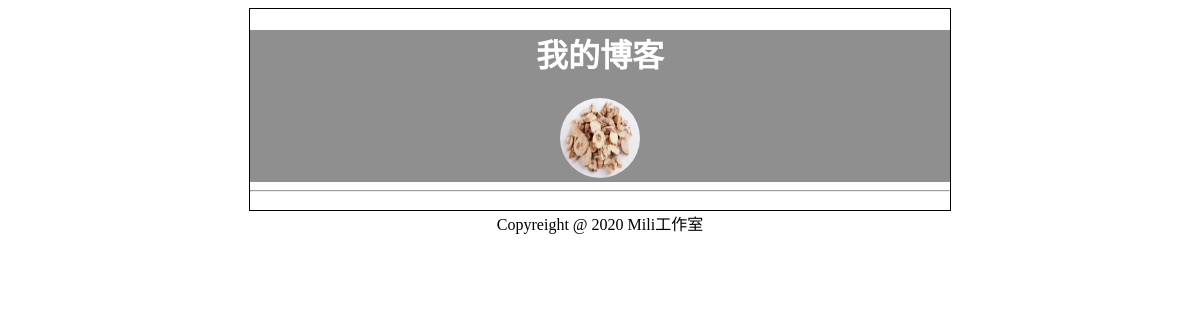
Before: / with the older database file.
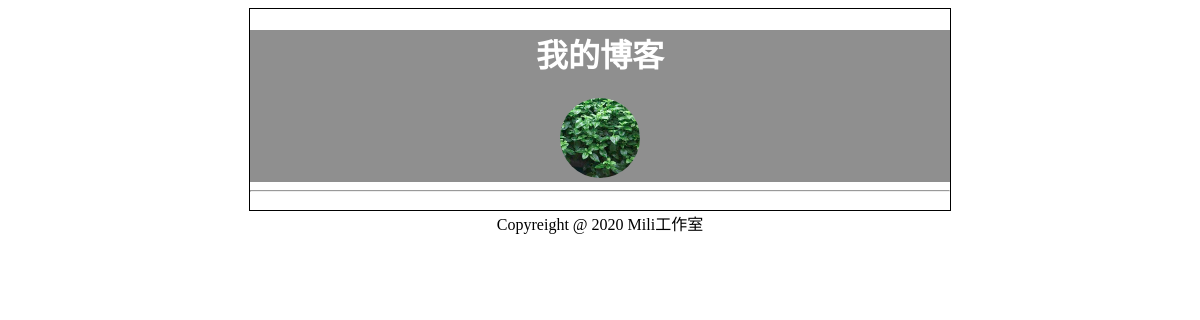
After: the same page with the newer database file.
### myblog/models.py (models this page shows)
class Siteinfo(models.Model):
    title = models.CharField(max_length=50,null=True,blank=True)
    logo = models.ImageField(upload_to='logo/',null=True,blank=True)
    def __str__(self):
        return self.title

### myblog/views.py (the view)
# urls.py: path('',views.index),
def index(request):
    print('开始读取数据')
    siteinfo = Siteinfo.objects.all()[0]
    print(siteinfo)
    print(siteinfo.title)
    print(siteinfo.logo)
    classes=Classes.objects.all()
    userlist = Userinfo.objects.all()
    data = {
        "siteinfo":siteinfo,
        "classes" :classes,
        "userlist":userlist
    }
    return render(request,'index.html',data)

### myblog/templates/index.html (shortened to what this page needs)
<!DOCTYPE html>
<html lang="en">
<head>
    <link rel="stylesheet" href="/static/css/mystyle.css">
</head>
<body>
    <center>
    <div  id="home">
     <div class="header">
        <h1>{{siteinfo.title}}</h1>
        <img src="/upload/{{siteinfo.logo}}" alt="">
     </div>
    <hr/>
      <div class="content">
        <div class="menu">
       </div>
        </div>
      </div>
    <div class="foot">
     Copyreight @ 2020 Mili工作室
    </div>
    </center>
</body>
</html>

### myblog/static/css/mystyle.css (style rules this page uses)
#home { width: 700px; height: auto; border: 1px solid #000; text-align: center; }
#home img { width: 80px; height: 80px; border-radius: 40px; }
body { text-align:center; }
#home .header { background: #00000070; }
#home .header h1 { color:#ffffff; }
#home .content .menu { display:flex; align-content: center; padding: 5px 5px; }

Changed rows visible on the page:
changed Siteinfo: logo: a different picture
